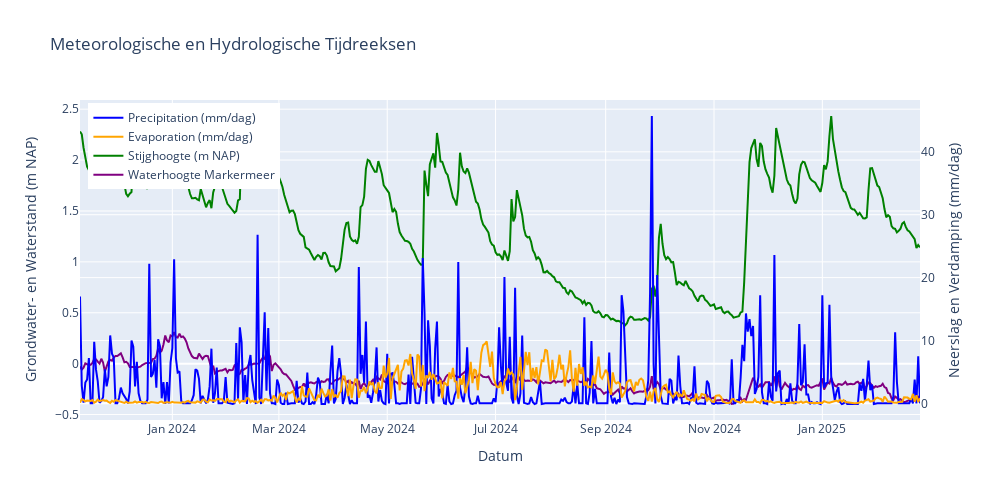

This figure's notebook cell:
### Code cell
import plotly.graph_objects as go

# Align all series to the index of head_daily_mean
common_index = head_daily_mean.dropna().index
prec_aligned = prec.reindex(common_index).fillna(0)
evap_aligned = evap.reindex(common_index).fillna(0)
waterhoogte_aligned = waterhoogte_daily_mean.reindex(common_index).fillna(method="ffill")

fig = go.Figure()

# Precipitation
fig.add_trace(go.Scatter(
    x=common_index, y=prec_aligned,
    mode='lines', name='Precipitation (mm/dag)',
    yaxis='y2', line=dict(color='blue')
))

# Evaporation
fig.add_trace(go.Scatter(
    x=common_index, y=evap_aligned,
    mode='lines', name='Evaporation (mm/dag)',
    yaxis='y2', line=dict(color='orange')
))

# Groundwater head
fig.add_trace(go.Scatter(
    x=common_index, y=head_daily_mean.reindex(common_index),
    mode='lines', name='Stijghoogte (m NAP)',
    yaxis='y1', line=dict(color='green')
))

# Surface water level
fig.add_trace(go.Scatter(
    x=common_index, y=waterhoogte_aligned,
    mode='lines', name='Waterhoogte Markermeer',
    yaxis='y1', line=dict(color='purple')
))

# Layout
fig.update_layout(
    title="Meteorologische en Hydrologische Tijdreeksen",
    xaxis=dict(title='Datum'),
    yaxis=dict(title='Grondwater- en Waterstand (m NAP)', side='left'),
    yaxis2=dict(title='Neerslag en Verdamping (mm/dag)', overlaying='y', side='right'),
    legend=dict(x=0.01, y=0.99),
    height=500,
    width=1000
)

fig.show()

### Figure 1 — Plotly figure (JSON) as saved in the notebook; plotly's stock layout.template omitted (floating-point values rounded to 4 significant figures; data arrays with more than 128 entries replaced by an {"elided": "..."} marker saying what was removed)
{"data": [{"line": {"color": "blue"}, "mode": "lines", "name": "Precipitation (mm/dag)", "type": "scatter", "x": {"elided": "474 str values"}, "y": {"elided": "474 float values"}, "yaxis": "y2"}, {"line": {"color": "orange"}, "mode": "lines", "name": "Evaporation (mm/dag)", "type": "scatter", "x": {"elided": "474 str values"}, "y": {"elided": "474 float values"}, "yaxis": "y2"}, {"line": {"color": "green"}, "mode": "lines", "name": "Stijghoogte (m NAP)", "type": "scatter", "x": {"elided": "474 str values"}, "y": {"elided": "474 float values"}, "yaxis": "y"}, {"line": {"color": "purple"}, "mode": "lines", "name": "Waterhoogte Markermeer", "type": "scatter", "x": {"elided": "474 str values"}, "y": {"elided": "474 float values"}, "yaxis": "y"}], "layout": {"height": 500, "legend": {"x": 0.01, "y": 0.99}, "title": {"text": "Meteorologische en Hydrologische Tijdreeksen"}, "width": 1000, "xaxis": {"title": {"text": "Datum"}}, "yaxis": {"side": "left", "title": {"text": "Grondwater- en Waterstand (m NAP)"}}, "yaxis2": {"overlaying": "y", "side": "right", "title": {"text": "Neerslag en Verdamping (mm/dag)"}}}}
